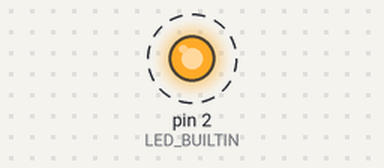
Simulated run of this sketch. Board: Arduino Uno, built with avr-gcc and run on an emulated ATmega328P. Parts: output pins drawn as LEDs (lit = HIGH). Dashed ring = blinking. What the sketch prints to the serial monitor is not drawn.

Above: at 0.5 s.
Timing chart, 0 to 4.6 s (numbered marks = the images above):
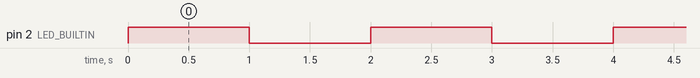

Measured:
- by itself, pin 2 (LED_BUILTIN): alternates HIGH for 1.0 s and LOW for 1.0 s

The sketch:

week-2.ino
```cpp
#define LED_BUILTIN 2

void setup() {
  Serial.begin(9600);
  pinMode(LED_BUILTIN, OUTPUT);
}

void loop() {

  digitalWrite(LED_BUILTIN, HIGH);
  Serial.print("Light...\n");
  delay(1000);

  digitalWrite(LED_BUILTIN, LOW);
  Serial.print("Not LIGHT...\n");
  delay(1000);

}
```
